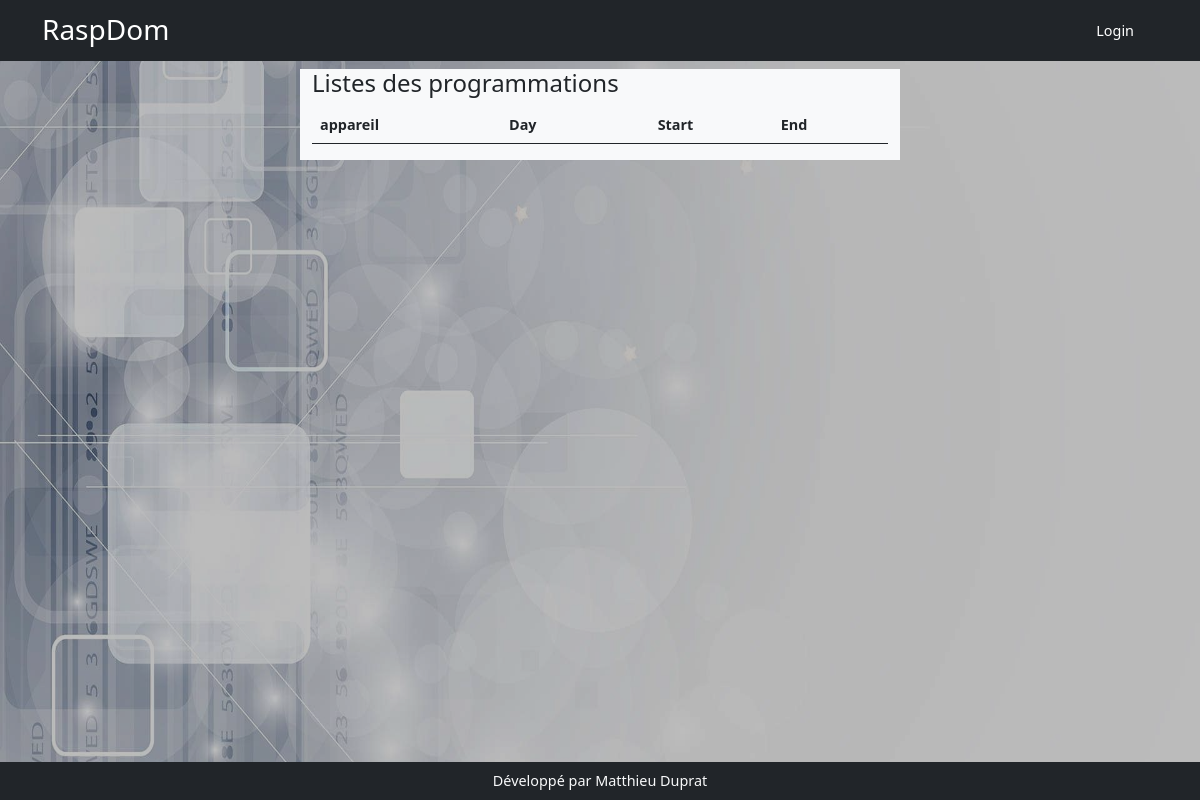
Page /programmations on the earlier database version.
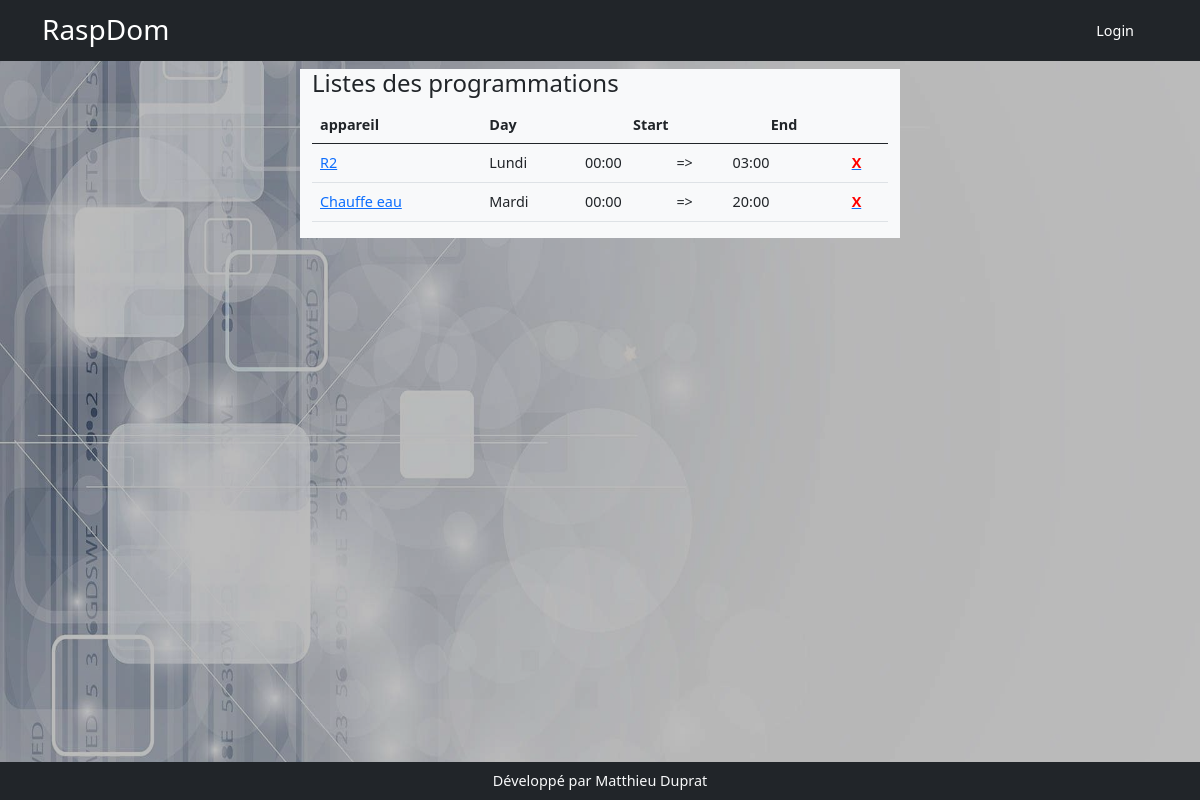
Same page on the later database version.
### models.py (models this page shows, shortened)
class Programmation(db.Model):
    id = db.Column(db.Integer, primary_key=True)
    start = db.Column(db.Integer)
    start_min = db.Column(db.Integer)
    end = db.Column(db.Integer)
    end_min = db.Column(db.Integer)
    day = db.Column(db.Integer)
    appareil = db.Column(db.Integer, db.ForeignKey('appareil.id'), nullable=True)

class Appareil(db.Model):
    id = db.Column(db.Integer, primary_key=True)
    nom = db.Column(db.String(200))
    description = db.Column(db.String(200))
    categorieappareil = db.Column(db.String(200), nullable=True)
    sortie = db.Column(db.String(200), nullable=True)
    image = db.Column(db.String(200), nullable=True)
    gpios = db.relationship('Gpio', backref='appareil', lazy=True)
    order_gpio = db.Column(db.String(200))
    nbre_gpio = db.Column(db.Integer)
    programmations = db.relationship('Programmation', backref='appareil_programmation', lazy=True)
    mode_de_marche = db.relationship('ModeDeMarche',  uselist=False,  backref='appareil_mode_de_marche', lazy=True)
    auto = db.relationship('Auto', uselist=False, backref='appareil_auto', lazy=True)
    sonde_id = db.Column(db.Integer, db.ForeignKey('sonde.id'))
    sonde = db.relationship('Sonde', uselist=False, backref='appareil_sonde', lazy=True)
    manuel = db.relationship('Manuel', uselist=False, backref='appareil_ordre', lazy=True)
    label = db.Column(db.String(250))
    sonde_actived = db.Column(db.Boolean,default=False, nullable=False)
    mf = db.relationship('Mf',  cascade="delete",uselist=False, backref='app_mf', lazy=True)

### app.py (the view)
@app.route('/programmations')
def liste_programmations():
    programmations = Programmation.query.order_by('appareil', 'day').all()
    return render_template('programmation/programmations.html', programmations=programmations)

### templates/programmation/programmations.html
{% extends 'base.html' %}
{% set days = ['Lundi','Mardi','Mercredi','Jeudi','Vendredi','Samedi','Dimanche'] %}
{% block content %}
<div class="row">
    <div class="col-md-6 mx-auto  bg-light">
        <h4>Listes des programmations</h4>
        <table class="table">
            <thead>
                <tr>
                    <th>appareil</th>
                    <th>Day</th>
                    <th colspan="2" class="text-center">Start</th>
                    <th colspan="2" class="text-center">End</th>
                    <th></th>
                </tr>
            </thead>
            <tbody>{% for programmation in programmations %}
                <tr>
                    <td><a href="{{url_for('edit_programmation', programmation_id=programmation.id)}}">{{programmation.appareil_programmation.nom}}</a></td>
                    <td>{{ days[programmation.day-1]}}</td>
                    <td>{{'%02d' % programmation.start}}:{{'%02d' % programmation.start_min}}</td>
                    <td> =></td>
                    <td>{{'%02d' % programmation.end}}:{{'%02d' % programmation.end_min}}</td>
                    <td></td>
                    <td><a href="{{url_for('delete_programmation', programmation_id=programmation.id)}}"><b style="color:red">X</b></a></td>
                </tr>{% endfor %}
            </tbody>
        </table>
    </div>
</div>
{% endblock %}

### templates/base.html (shortened to what this page needs)
<!DOCTYPE html>
<html lang="fr">
    <head>
        <link href="{{ url_for('static', filename='css/styles.css') }}" rel="stylesheet" />
    </head>
    <body>
    <img id="img-bck" src="{{ url_for('static', filename='assets/domo.jpg') }}">
        <nav class="navbar navbar-expand-lg navbar-dark bg-dark">
            <div class="container">
                <a class="navbar-brand" href="{{url_for('index')}}">
          <span class="h3">RaspDom</span></a>
                <div class="collapse navbar-collapse" id="navbarSupportedContent">
                    <ul class="navbar-nav ms-auto mb-2 mb-lg-0">
                        {% if current_user.is_authenticated %}
                         <li class="nav-item" ><a class="nav-link" href="{{ url_for('index')}}">Home</a></li>
                        <li class="nav-item dropdown">
                            <a class="nav-link dropdown-toggle" id="navbarDropdown" href="#" role="button" data-bs-toggle="dropdown" aria-expanded="false">Appareil</a>
                            <ul class="dropdown-menu dropdown-menu-end" aria-labelledby="navbarDropdown">
                                <li><a class="dropdown-item" href="{{ url_for('appareil')}}">Appareil</a></li>
                                <li><a class="dropdown-item" href="{{ url_for('appareils')}}">Listes des appareils</a></li>
                            </ul>
                        </li>
                        <li class="nav-item dropdown">
                            <a class="nav-link dropdown-toggle" id="navbarDropdown" href="#" role="button" data-bs-toggle="dropdown" aria-expanded="false">GPIO</a>
                            <ul class="dropdown-menu dropdown-menu-end" aria-labelledby="navbarDropdown">
                                <li><a class="dropdown-item" href="{{ url_for('sondes')}}">Sondes</a></li>
                                <li><a class="dropdown-item" href="{{ url_for('gpios')}}">Liste des GPIOs</a></li>
                            </ul>
                        </li>
                        <li class="nav-item dropdown">
                            <a class="nav-link dropdown-toggle" id="navbarDropdown" href="#" role="button" data-bs-toggle="dropdown" aria-expanded="false">Programmation</a>
                            <ul class="dropdown-menu dropdown-menu-end" aria-labelledby="navbarDropdown">
                                <li><a class="dropdown-item" href="{{ url_for('add_programmation')}}">Programmation</a></li>
                                <li><a class="dropdown-item" href="{{ url_for('liste_programmations')}}">Liste des programmations</a></li>
                            </ul>
                        </li>
                        <li class="nav-item"><a class="nav-link active" aria-current="page" href="{{url_for('user')}}">Add user</a></li>
                        <li class="nav-item"><a class="nav-link active" aria-current="page" href="{{url_for('users')}}">Users</a></li>
                        <li class="nav-item"><a class="nav-link active" aria-current="page" href="{{url_for('logout')}}">Logout</a></li>
                        <li class="nav-item"><a class="nav-link" href="{{url_for('profil')}}">{{current_user.username}}</a></li>
                        {% else %}
                            <li class="nav-item"><a class="nav-link active" aria-current="page" href="{{url_for('login')}}">Login</a></li>
                        {% endif %}
                        <li class="nav-item nav-link active" id="dateMachine"></li>
                    </ul>
                </div>
            </div>
        </nav>
        <div class="container-fluid pt-2" style="max-height:84vh; overflow:auto">
            {% block content %}
            {% endblock %}
        </div>
        <div class="bg-dark text-light text-center py-2" style="position:absolute; width:100%; bottom:0px">
            Développé par Matthieu Duprat
        </div>
    </body>
</html>

Differences in the rows shown:
added Programmation: appareil_programmation.nom "R2", day "Lundi", start "00", start_min "00", end "03", end_min "00"
added Programmation: appareil_programmation.nom "Chauffe eau", day "Mardi", start "00", start_min "00", end "20", end_min "00"
